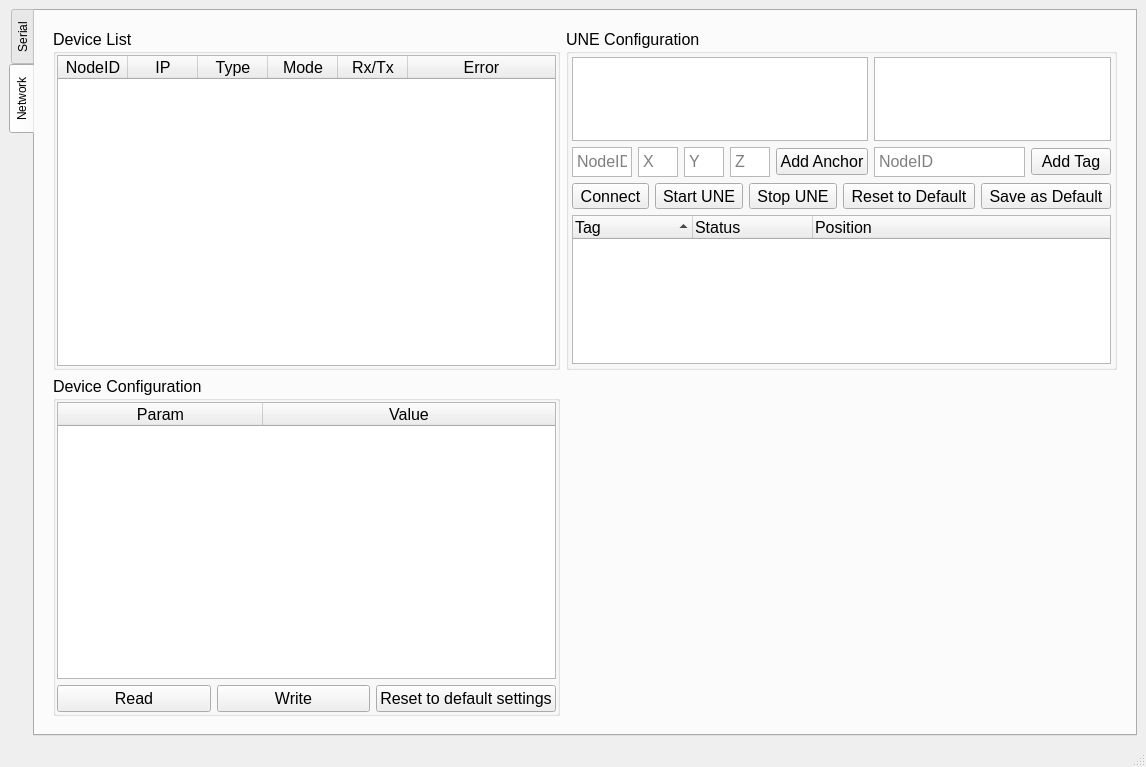
<?xml version="1.0" encoding="UTF-8"?>
<ui version="4.0">
 <class>MainWindow</class>
 <widget class="QMainWindow" name="MainWindow">
  <property name="windowModality">
   <enum>Qt::ApplicationModal</enum>
  </property>
  <property name="geometry">
   <rect>
    <x>0</x>
    <y>0</y>
    <width>1146</width>
    <height>767</height>
   </rect>
  </property>
  <property name="windowTitle">
   <string>POSIT Configurator</string>
  </property>
  <property name="autoFillBackground">
   <bool>false</bool>
  </property>
  <property name="animated">
   <bool>false</bool>
  </property>
  <property name="tabShape">
   <enum>QTabWidget::Rounded</enum>
  </property>
  <property name="unifiedTitleAndToolBarOnMac">
   <bool>false</bool>
  </property>
  <widget class="QWidget" name="centralwidget">
   <property name="sizePolicy">
    <sizepolicy hsizetype="Preferred" vsizetype="Preferred">
     <horstretch>1</horstretch>
     <verstretch>0</verstretch>
    </sizepolicy>
   </property>
   <layout class="QVBoxLayout" name="verticalLayout_2">
    <item>
     <widget class="QTabWidget" name="tabWidget">
      <property name="tabPosition">
       <enum>QTabWidget::West</enum>
      </property>
      <property name="tabShape">
       <enum>QTabWidget::Rounded</enum>
      </property>
      <property name="currentIndex">
       <number>1</number>
      </property>
      <property name="iconSize">
       <size>
        <width>16</width>
        <height>16</height>
       </size>
      </property>
      <property name="elideMode">
       <enum>Qt::ElideNone</enum>
      </property>
      <property name="usesScrollButtons">
       <bool>false</bool>
      </property>
      <widget class="QWidget" name="tab_serial">
       <attribute name="title">
        <string>Serial</string>
       </attribute>
       <layout class="QHBoxLayout" name="horizontalLayout_5">
        <item>
         <layout class="QHBoxLayout" name="horizontalLayout_serial" stretch="0,5,5">
          <item>
           <widget class="QGroupBox" name="groupBox_serial">
            <property name="sizePolicy">
             <sizepolicy hsizetype="Fixed" vsizetype="Expanding">
              <horstretch>0</horstretch>
              <verstretch>0</verstretch>
             </sizepolicy>
            </property>
            <property name="font">
             <font>
              <pointsize>12</pointsize>
             </font>
            </property>
            <property name="title">
             <string>Serial Port</string>
            </property>
            <layout class="QVBoxLayout" name="verticalLayout">
             <property name="leftMargin">
              <number>1</number>
             </property>
             <property name="topMargin">
              <number>1</number>
             </property>
             <property name="rightMargin">
              <number>1</number>
             </property>
             <property name="bottomMargin">
              <number>1</number>
             </property>
             <item>
              <widget class="QGroupBox" name="groupBox_port">
               <property name="sizePolicy">
                <sizepolicy hsizetype="Preferred" vsizetype="Fixed">
                 <horstretch>0</horstretch>
                 <verstretch>0</verstretch>
                </sizepolicy>
               </property>
               <property name="font">
                <font>
                 <pointsize>12</pointsize>
                </font>
               </property>
               <property name="title">
                <string>Choose port</string>
               </property>
               <layout class="QVBoxLayout" name="verticalLayout_4">
                <property name="spacing">
                 <number>1</number>
                </property>
                <property name="leftMargin">
                 <number>1</number>
                </property>
                <property name="topMargin">
                 <number>1</number>
                </property>
                <property name="rightMargin">
                 <number>1</number>
                </property>
                <property name="bottomMargin">
                 <number>1</number>
                </property>
                <item>
                 <widget class="QComboBox" name="comboBox_port">
                  <property name="sizePolicy">
                   <sizepolicy hsizetype="Preferred" vsizetype="Fixed">
                    <horstretch>0</horstretch>
                    <verstretch>0</verstretch>
                   </sizepolicy>
                  </property>
                  <property name="currentText">
                   <string/>
                  </property>
                 </widget>
                </item>
               </layout>
              </widget>
             </item>
             <item>
              <widget class="QPushButton" name="pushButton_reloadPorts">
               <property name="text">
                <string>Refresh</string>
               </property>
              </widget>
             </item>
             <item>
              <widget class="QPushButton" name="pushButton_connect">
               <property name="sizePolicy">
                <sizepolicy hsizetype="Minimum" vsizetype="Fixed">
                 <horstretch>0</horstretch>
                 <verstretch>0</verstretch>
                </sizepolicy>
               </property>
               <property name="text">
                <string> Connect</string>
               </property>
              </widget>
             </item>
             <item>
              <widget class="QPushButton" name="pushButton_disconnect">
               <property name="text">
                <string>Disconnect</string>
               </property>
              </widget>
             </item>
             <item>
              <widget class="QGroupBox" name="groupBox_2">
               <property name="sizePolicy">
                <sizepolicy hsizetype="Fixed" vsizetype="Preferred">
                 <horstretch>0</horstretch>
                 <verstretch>0</verstretch>
                </sizepolicy>
               </property>
               <property name="minimumSize">
                <size>
                 <width>180</width>
                 <height>0</height>
                </size>
               </property>
               <property name="maximumSize">
                <size>
                 <width>180</width>
                 <height>16777215</height>
                </size>
               </property>
               <property name="font">
                <font>
                 <pointsize>12</pointsize>
                </font>
               </property>
               <property name="title">
                <string>Status</string>
               </property>
               <layout class="QHBoxLayout" name="horizontalLayout">
                <item>
                 <widget class="QLabel" name="label_serialStatus">
                  <property name="sizePolicy">
                   <sizepolicy hsizetype="Fixed" vsizetype="Preferred">
                    <horstretch>0</horstretch>
                    <verstretch>0</verstretch>
                   </sizepolicy>
                  </property>
                  <property name="minimumSize">
                   <size>
                    <width>130</width>
                    <height>0</height>
                   </size>
                  </property>
                  <property name="font">
                   <font>
                    <pointsize>10</pointsize>
                    <kerning>false</kerning>
                   </font>
                  </property>
                  <property name="text">
                   <string>No device found.</string>
                  </property>
                  <property name="textFormat">
                   <enum>Qt::AutoText</enum>
                  </property>
                 </widget>
                </item>
               </layout>
              </widget>
             </item>
             <item>
              <spacer name="verticalSpacer">
               <property name="orientation">
                <enum>Qt::Vertical</enum>
               </property>
               <property name="sizeHint" stdset="0">
                <size>
                 <width>20</width>
                 <height>40</height>
                </size>
               </property>
              </spacer>
             </item>
            </layout>
           </widget>
          </item>
          <item>
           <widget class="QGroupBox" name="groupBox_config">
            <property name="font">
             <font>
              <pointsize>12</pointsize>
             </font>
            </property>
            <property name="title">
             <string>Configuration</string>
            </property>
            <layout class="QVBoxLayout" name="verticalLayout_7">
             <property name="leftMargin">
              <number>1</number>
             </property>
             <property name="topMargin">
              <number>1</number>
             </property>
             <property name="rightMargin">
              <number>1</number>
             </property>
             <property name="bottomMargin">
              <number>1</number>
             </property>
             <item>
              <widget class="QTableWidget" name="tableWidget_config">
               <property name="sizeAdjustPolicy">
                <enum>QAbstractScrollArea::AdjustIgnored</enum>
               </property>
               <property name="editTriggers">
                <set>QAbstractItemView::DoubleClicked</set>
               </property>
               <property name="alternatingRowColors">
                <bool>true</bool>
               </property>
               <property name="sortingEnabled">
                <bool>true</bool>
               </property>
               <property name="rowCount">
                <number>0</number>
               </property>
               <property name="columnCount">
                <number>2</number>
               </property>
               <attribute name="horizontalHeaderCascadingSectionResizes">
                <bool>false</bool>
               </attribute>
               <attribute name="horizontalHeaderDefaultSectionSize">
                <number>180</number>
               </attribute>
               <attribute name="horizontalHeaderHighlightSections">
                <bool>true</bool>
               </attribute>
               <attribute name="horizontalHeaderStretchLastSection">
                <bool>true</bool>
               </attribute>
               <column>
                <property name="text">
                 <string>Param</string>
                </property>
               </column>
               <column>
                <property name="text">
                 <string>Value</string>
                </property>
               </column>
              </widget>
             </item>
             <item>
              <layout class="QGridLayout" name="gridLayout">
               <item row="0" column="0">
                <widget class="QPushButton" name="pushButton_rdConfig">
                 <property name="text">
                  <string>Read</string>
                 </property>
                </widget>
               </item>
               <item row="0" column="1">
                <widget class="QPushButton" name="pushButton_wrConfig">
                 <property name="text">
                  <string>Write</string>
                 </property>
                </widget>
               </item>
               <item row="0" column="2">
                <widget class="QPushButton" name="pushButton_defConfig">
                 <property name="text">
                  <string>Reset to default settings</string>
                 </property>
                </widget>
               </item>
              </layout>
             </item>
            </layout>
           </widget>
          </item>
          <item>
           <widget class="QGroupBox" name="groupBox_console">
            <property name="sizePolicy">
             <sizepolicy hsizetype="Preferred" vsizetype="Preferred">
              <horstretch>3</horstretch>
              <verstretch>0</verstretch>
             </sizepolicy>
            </property>
            <property name="font">
             <font>
              <pointsize>12</pointsize>
             </font>
            </property>
            <property name="title">
             <string>Console Log</string>
            </property>
            <layout class="QVBoxLayout" name="verticalLayout_1" stretch="0,0">
             <property name="leftMargin">
              <number>1</number>
             </property>
             <property name="topMargin">
              <number>1</number>
             </property>
             <property name="rightMargin">
              <number>1</number>
             </property>
             <property name="bottomMargin">
              <number>1</number>
             </property>
             <item>
              <widget class="QTextBrowser" name="textBrowser_console">
               <property name="sizePolicy">
                <sizepolicy hsizetype="Expanding" vsizetype="Expanding">
                 <horstretch>0</horstretch>
                 <verstretch>0</verstretch>
                </sizepolicy>
               </property>
               <property name="font">
                <font>
                 <pointsize>12</pointsize>
                </font>
               </property>
               <property name="acceptDrops">
                <bool>false</bool>
               </property>
               <property name="accessibleName">
                <string/>
               </property>
               <property name="autoFormatting">
                <set>QTextEdit::AutoNone</set>
               </property>
               <property name="readOnly">
                <bool>true</bool>
               </property>
               <property name="textInteractionFlags">
                <set>Qt::TextSelectableByMouse</set>
               </property>
               <property name="openLinks">
                <bool>false</bool>
               </property>
              </widget>
             </item>
             <item>
              <layout class="QHBoxLayout" name="horizontalLayout_3" stretch="5,1">
               <item>
                <spacer name="horizontalSpacer">
                 <property name="orientation">
                  <enum>Qt::Horizontal</enum>
                 </property>
                 <property name="sizeHint" stdset="0">
                  <size>
                   <width>40</width>
                   <height>20</height>
                  </size>
                 </property>
                </spacer>
               </item>
               <item>
                <widget class="QPushButton" name="pushButton_clear">
                 <property name="sizePolicy">
                  <sizepolicy hsizetype="Minimum" vsizetype="Fixed">
                   <horstretch>0</horstretch>
                   <verstretch>0</verstretch>
                  </sizepolicy>
                 </property>
                 <property name="text">
                  <string>Clear</string>
                 </property>
                </widget>
               </item>
              </layout>
             </item>
            </layout>
           </widget>
          </item>
         </layout>
        </item>
       </layout>
      </widget>
      <widget class="QWidget" name="tab_network">
       <attribute name="title">
        <string>Network</string>
       </attribute>
       <layout class="QHBoxLayout" name="horizontalLayout_4">
        <item>
         <widget class="QWidget" name="widget_network" native="true">
          <property name="sizePolicy">
           <sizepolicy hsizetype="Expanding" vsizetype="Expanding">
            <horstretch>0</horstretch>
            <verstretch>1</verstretch>
           </sizepolicy>
          </property>
          <property name="font">
           <font>
            <pointsize>12</pointsize>
           </font>
          </property>
          <layout class="QHBoxLayout" name="horizontalLayout_2" stretch="1,1">
           <item>
            <layout class="QVBoxLayout" name="verticalLayout_3" stretch="2,2">
             <item>
              <widget class="QGroupBox" name="groupBox">
               <property name="title">
                <string>Device List</string>
               </property>
               <layout class="QVBoxLayout" name="verticalLayout_5">
                <property name="spacing">
                 <number>6</number>
                </property>
                <property name="leftMargin">
                 <number>1</number>
                </property>
                <property name="topMargin">
                 <number>1</number>
                </property>
                <property name="rightMargin">
                 <number>1</number>
                </property>
                <property name="bottomMargin">
                 <number>1</number>
                </property>
                <item>
                 <widget class="QTableWidget" name="tableWidget_networkList">
                  <attribute name="horizontalHeaderDefaultSectionSize">
                   <number>70</number>
                  </attribute>
                  <attribute name="horizontalHeaderStretchLastSection">
                   <bool>true</bool>
                  </attribute>
                  <column>
                   <property name="text">
                    <string>NodeID</string>
                   </property>
                  </column>
                  <column>
                   <property name="text">
                    <string>IP</string>
                   </property>
                  </column>
                  <column>
                   <property name="text">
                    <string>Type</string>
                   </property>
                  </column>
                  <column>
                   <property name="text">
                    <string>Mode</string>
                   </property>
                  </column>
                  <column>
                   <property name="text">
                    <string>Rx/Tx</string>
                   </property>
                  </column>
                  <column>
                   <property name="text">
                    <string>Error</string>
                   </property>
                  </column>
                 </widget>
                </item>
               </layout>
              </widget>
             </item>
             <item>
              <widget class="QGroupBox" name="groupBox_3">
               <property name="title">
                <string>Device Configuration</string>
               </property>
               <layout class="QVBoxLayout" name="verticalLayout_8">
                <property name="leftMargin">
                 <number>1</number>
                </property>
                <property name="topMargin">
                 <number>1</number>
                </property>
                <property name="rightMargin">
                 <number>1</number>
                </property>
                <property name="bottomMargin">
                 <number>1</number>
                </property>
                <item>
                 <widget class="QTableWidget" name="tableWidget_configNet">
                  <property name="sizeAdjustPolicy">
                   <enum>QAbstractScrollArea::AdjustIgnored</enum>
                  </property>
                  <property name="editTriggers">
                   <set>QAbstractItemView::DoubleClicked</set>
                  </property>
                  <property name="alternatingRowColors">
                   <bool>true</bool>
                  </property>
                  <property name="sortingEnabled">
                   <bool>true</bool>
                  </property>
                  <property name="rowCount">
                   <number>0</number>
                  </property>
                  <property name="columnCount">
                   <number>2</number>
                  </property>
                  <attribute name="horizontalHeaderCascadingSectionResizes">
                   <bool>false</bool>
                  </attribute>
                  <attribute name="horizontalHeaderDefaultSectionSize">
                   <number>205</number>
                  </attribute>
                  <attribute name="horizontalHeaderHighlightSections">
                   <bool>true</bool>
                  </attribute>
                  <attribute name="horizontalHeaderStretchLastSection">
                   <bool>true</bool>
                  </attribute>
                  <column>
                   <property name="text">
                    <string>Param</string>
                   </property>
                  </column>
                  <column>
                   <property name="text">
                    <string>Value</string>
                   </property>
                  </column>
                 </widget>
                </item>
                <item>
                 <layout class="QGridLayout" name="gridLayout_2">
                  <item row="0" column="0">
                   <widget class="QPushButton" name="pushButton_rdConfigNet">
                    <property name="text">
                     <string>Read</string>
                    </property>
                   </widget>
                  </item>
                  <item row="0" column="1">
                   <widget class="QPushButton" name="pushButton_wrConfigNet">
                    <property name="text">
                     <string>Write</string>
                    </property>
                   </widget>
                  </item>
                  <item row="0" column="2">
                   <widget class="QPushButton" name="pushButton_defConfigNet">
                    <property name="text">
                     <string>Reset to default settings</string>
                    </property>
                   </widget>
                  </item>
                 </layout>
                </item>
               </layout>
              </widget>
             </item>
            </layout>
           </item>
           <item>
            <layout class="QVBoxLayout" name="verticalLayout_10" stretch="1,1">
             <item>
              <widget class="QGroupBox" name="groupBox_4">
               <property name="title">
                <string>UNE Configuration</string>
               </property>
               <layout class="QVBoxLayout" name="verticalLayout_6" stretch="4,0,5">
                <property name="leftMargin">
                 <number>3</number>
                </property>
                <property name="topMargin">
                 <number>3</number>
                </property>
                <property name="rightMargin">
                 <number>3</number>
                </property>
                <property name="bottomMargin">
                 <number>3</number>
                </property>
                <item>
                 <layout class="QHBoxLayout" name="horizontalLayout_9" stretch="1,1">
                  <item>
                   <layout class="QVBoxLayout" name="verticalLayout_9" stretch="4,1">
                    <item>
                     <widget class="QListWidget" name="listWidget_anchor">
                      <property name="selectionMode">
                       <enum>QAbstractItemView::ExtendedSelection</enum>
                      </property>
                     </widget>
                    </item>
                    <item>
                     <layout class="QHBoxLayout" name="horizontalLayout_6" stretch="2,1,1,1,2">
                      <item>
                       <widget class="QTextEdit" name="textEdit_anchorId">
                        <property name="sizePolicy">
                         <sizepolicy hsizetype="Expanding" vsizetype="Preferred">
                          <horstretch>0</horstretch>
                          <verstretch>0</verstretch>
                         </sizepolicy>
                        </property>
                        <property name="minimumSize">
                         <size>
                          <width>60</width>
                          <height>30</height>
                         </size>
                        </property>
                        <property name="tabChangesFocus">
                         <bool>true</bool>
                        </property>
                        <property name="acceptRichText">
                         <bool>false</bool>
                        </property>
                        <property name="placeholderText">
                         <string>NodeID</string>
                        </property>
                       </widget>
                      </item>
                      <item>
                       <widget class="QTextEdit" name="textEdit_anchorX">
                        <property name="sizePolicy">
                         <sizepolicy hsizetype="Expanding" vsizetype="Preferred">
                          <horstretch>0</horstretch>
                          <verstretch>0</verstretch>
                         </sizepolicy>
                        </property>
                        <property name="minimumSize">
                         <size>
                          <width>40</width>
                          <height>30</height>
                         </size>
                        </property>
                        <property name="tabChangesFocus">
                         <bool>true</bool>
                        </property>
                        <property name="acceptRichText">
                         <bool>false</bool>
                        </property>
                        <property name="placeholderText">
                         <string>X</string>
                        </property>
                       </widget>
                      </item>
                      <item>
                       <widget class="QTextEdit" name="textEdit_anchorY">
                        <property name="sizePolicy">
                         <sizepolicy hsizetype="Expanding" vsizetype="Preferred">
                          <horstretch>0</horstretch>
                          <verstretch>0</verstretch>
                         </sizepolicy>
                        </property>
                        <property name="minimumSize">
                         <size>
                          <width>40</width>
                          <height>30</height>
                         </size>
                        </property>
                        <property name="tabChangesFocus">
                         <bool>true</bool>
                        </property>
                        <property name="acceptRichText">
                         <bool>false</bool>
                        </property>
                        <property name="placeholderText">
                         <string>Y</string>
                        </property>
                       </widget>
                      </item>
                      <item>
                       <widget class="QTextEdit" name="textEdit_anchorZ">
                        <property name="sizePolicy">
                         <sizepolicy hsizetype="Expanding" vsizetype="Preferred">
                          <horstretch>0</horstretch>
                          <verstretch>0</verstretch>
                         </sizepolicy>
                        </property>
                        <property name="minimumSize">
                         <size>
                          <width>40</width>
                          <height>30</height>
                         </size>
                        </property>
                        <property name="tabChangesFocus">
                         <bool>true</bool>
                        </property>
                        <property name="acceptRichText">
                         <bool>false</bool>
                        </property>
                        <property name="placeholderText">
                         <string>Z</string>
                        </property>
                       </widget>
                      </item>
                      <item>
                       <widget class="QPushButton" name="pushButton_addAnchor">
                        <property name="text">
                         <string>Add Anchor</string>
                        </property>
                       </widget>
                      </item>
                     </layout>
                    </item>
                   </layout>
                  </item>
                  <item>
                   <layout class="QVBoxLayout" name="verticalLayout_11" stretch="4,1">
                    <item>
                     <widget class="QListWidget" name="listWidget_tag">
                      <property name="selectionMode">
                       <enum>QAbstractItemView::ExtendedSelection</enum>
                      </property>
                     </widget>
                    </item>
                    <item>
                     <layout class="QHBoxLayout" name="horizontalLayout_7" stretch="0,0">
                      <item>
                       <widget class="QTextEdit" name="textEdit_tagId">
                        <property name="minimumSize">
                         <size>
                          <width>0</width>
                          <height>30</height>
                         </size>
                        </property>
                        <property name="tabChangesFocus">
                         <bool>true</bool>
                        </property>
                        <property name="documentTitle">
                         <string/>
                        </property>
                        <property name="markdown">
                         <string/>
                        </property>
                        <property name="html">
                         <string>&lt;!DOCTYPE HTML PUBLIC &quot;-//W3C//DTD HTML 4.0//EN&quot; &quot;http://www.w3.org/TR/REC-html40/strict.dtd&quot;&gt;
&lt;html&gt;&lt;head&gt;&lt;meta name=&quot;qrichtext&quot; content=&quot;1&quot; /&gt;&lt;style type=&quot;text/css&quot;&gt;
p, li { white-space: pre-wrap; }
&lt;/style&gt;&lt;/head&gt;&lt;body style=&quot; font-family:'.AppleSystemUIFont'; font-size:12pt; font-weight:400; font-style:normal;&quot;&gt;
&lt;p style=&quot;-qt-paragraph-type:empty; margin-top:0px; margin-bottom:0px; margin-left:0px; margin-right:0px; -qt-block-indent:0; text-indent:0px;&quot;&gt;&lt;br /&gt;&lt;/p&gt;&lt;/body&gt;&lt;/html&gt;</string>
                        </property>
                        <property name="acceptRichText">
                         <bool>false</bool>
                        </property>
                        <property name="placeholderText">
                         <string>NodeID</string>
                        </property>
                       </widget>
                      </item>
                      <item>
                       <widget class="QPushButton" name="pushButton_addTag">
                        <property name="text">
                         <string>Add Tag</string>
                        </property>
                       </widget>
                      </item>
                     </layout>
                    </item>
                   </layout>
                  </item>
                 </layout>
                </item>
                <item>
                 <layout class="QHBoxLayout" name="horizontalLayout_8" stretch="0,0,0,0,0,0">
                  <item>
                   <widget class="QToolButton" name="toolButton_connectUne">
                    <property name="text">
                     <string>Connect</string>
                    </property>
                   </widget>
                  </item>
                  <item>
                   <widget class="QToolButton" name="toolButton_startUne">
                    <property name="text">
                     <string>Start UNE</string>
                    </property>
                   </widget>
                  </item>
                  <item>
                   <widget class="QToolButton" name="toolButton_stopUne">
                    <property name="text">
                     <string>Stop UNE</string>
                    </property>
                   </widget>
                  </item>
                  <item>
                   <widget class="QToolButton" name="toolButton_restUneConfig">
                    <property name="text">
                     <string>Reset to Default</string>
                    </property>
                   </widget>
                  </item>
                  <item>
                   <widget class="QToolButton" name="toolButton_saveUneConfig">
                    <property name="text">
                     <string>Save as Default</string>
                    </property>
                   </widget>
                  </item>
                  <item>
                   <spacer name="horizontalSpacer_2">
                    <property name="orientation">
                     <enum>Qt::Horizontal</enum>
                    </property>
                    <property name="sizeHint" stdset="0">
                     <size>
                      <width>40</width>
                      <height>20</height>
                     </size>
                    </property>
                   </spacer>
                  </item>
                 </layout>
                </item>
                <item>
                 <layout class="QHBoxLayout" name="horizontalLayout_10" stretch="0">
                  <item>
                   <widget class="QTreeWidget" name="treeWidget_uneStatus">
                    <property name="sortingEnabled">
                     <bool>true</bool>
                    </property>
                    <attribute name="headerCascadingSectionResizes">
                     <bool>true</bool>
                    </attribute>
                    <attribute name="headerDefaultSectionSize">
                     <number>120</number>
                    </attribute>
                    <attribute name="headerHighlightSections">
                     <bool>false</bool>
                    </attribute>
                    <attribute name="headerStretchLastSection">
                     <bool>true</bool>
                    </attribute>
                    <column>
                     <property name="text">
                      <string>Tag</string>
                     </property>
                    </column>
                    <column>
                     <property name="text">
                      <string>Status</string>
                     </property>
                    </column>
                    <column>
                     <property name="text">
                      <string>Position</string>
                     </property>
                    </column>
                   </widget>
                  </item>
                 </layout>
                </item>
               </layout>
              </widget>
             </item>
             <item>
              <widget class="QWidget" name="widget_mpl" native="true"/>
             </item>
            </layout>
           </item>
          </layout>
         </widget>
        </item>
       </layout>
      </widget>
     </widget>
    </item>
   </layout>
  </widget>
  <widget class="QMenuBar" name="menubar">
   <property name="geometry">
    <rect>
     <x>0</x>
     <y>0</y>
     <width>1146</width>
     <height>22</height>
    </rect>
   </property>
  </widget>
  <widget class="QStatusBar" name="statusbar"/>
 </widget>
 <resources/>
 <connections/>
</ui>
